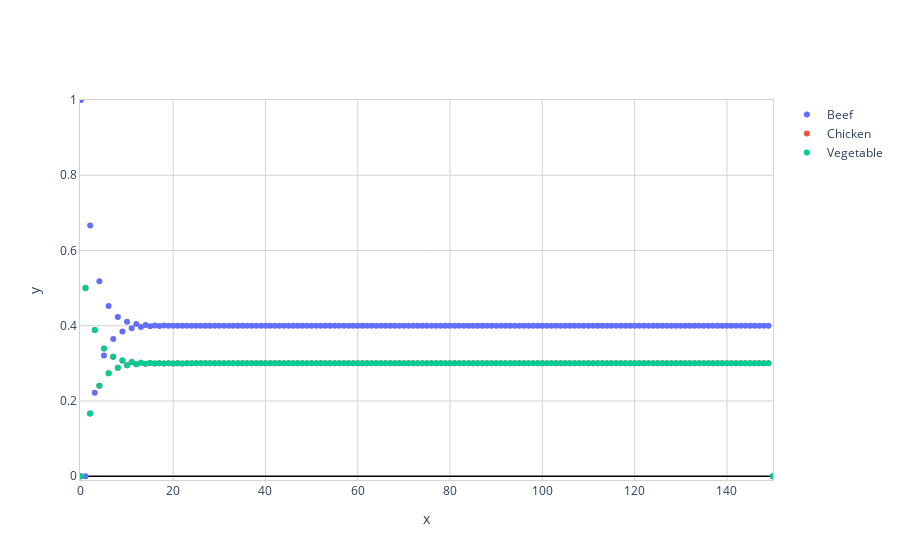

The notebook cell this image was saved under:
### Code cell
df = pd.DataFrame(np.array(Xn).astype(float), index = ['B','C', 'V']).T

fig = go.Figure()

# Add traces
fig.add_trace(go.Scatter(x=df.index, y=df.B, mode='markers', name='Beef'))
fig.add_trace(go.Scatter(x=df.index, y=df.C, mode='markers', name='Chicken'))
fig.add_trace(go.Scatter(x=df.index, y=df.V, mode='markers', name='Vegetable'))
fig.update_layout(plot_bgcolor= 'white')
fig.update_xaxes(showline=True, linewidth=1, linecolor='Lightgray', mirror=True,
                 showgrid=True, gridwidth=1, gridcolor='Lightgray',
                 zeroline=True, zerolinewidth=1.5, zerolinecolor='black')
fig.update_yaxes(showline=True, linewidth=1, linecolor='Lightgray', mirror=True,
                 showgrid=True, gridwidth=1, gridcolor='Lightgray',
                 zeroline=True, zerolinewidth=1.5, zerolinecolor='black')
fig.update_xaxes(title_text='x', range=[-.2, N])
fig.update_yaxes(title_text='y', range=[-.01, 1])
fig.show()

### Figure 1 — Plotly figure (JSON) as saved in the notebook; plotly's stock layout.template omitted (floating-point values rounded to 4 significant figures; data arrays with more than 128 entries replaced by an {"elided": "..."} marker saying what was removed)
{"data": [{"mode": "markers", "name": "Beef", "type": "scatter", "x": {"elided": "151 int values"}, "y": {"elided": "151 float values"}}, {"mode": "markers", "name": "Chicken", "type": "scatter", "x": {"elided": "151 int values"}, "y": {"elided": "151 float values"}}, {"mode": "markers", "name": "Vegetable", "type": "scatter", "x": {"elided": "151 int values"}, "y": {"elided": "151 float values"}}], "layout": {"autosize": true, "plot_bgcolor": "white", "xaxis": {"gridcolor": "Lightgray", "gridwidth": 1, "linecolor": "Lightgray", "linewidth": 1, "mirror": true, "range": [-0.2, 150], "showgrid": true, "showline": true, "title": {"text": "x"}, "type": "linear", "zeroline": true, "zerolinecolor": "black", "zerolinewidth": 1.5}, "yaxis": {"gridcolor": "Lightgray", "gridwidth": 1, "linecolor": "Lightgray", "linewidth": 1, "mirror": true, "range": [-0.01, 1], "showgrid": true, "showline": true, "title": {"text": "y"}, "type": "linear", "zeroline": true, "zerolinecolor": "black", "zerolinewidth": 1.5}}}
